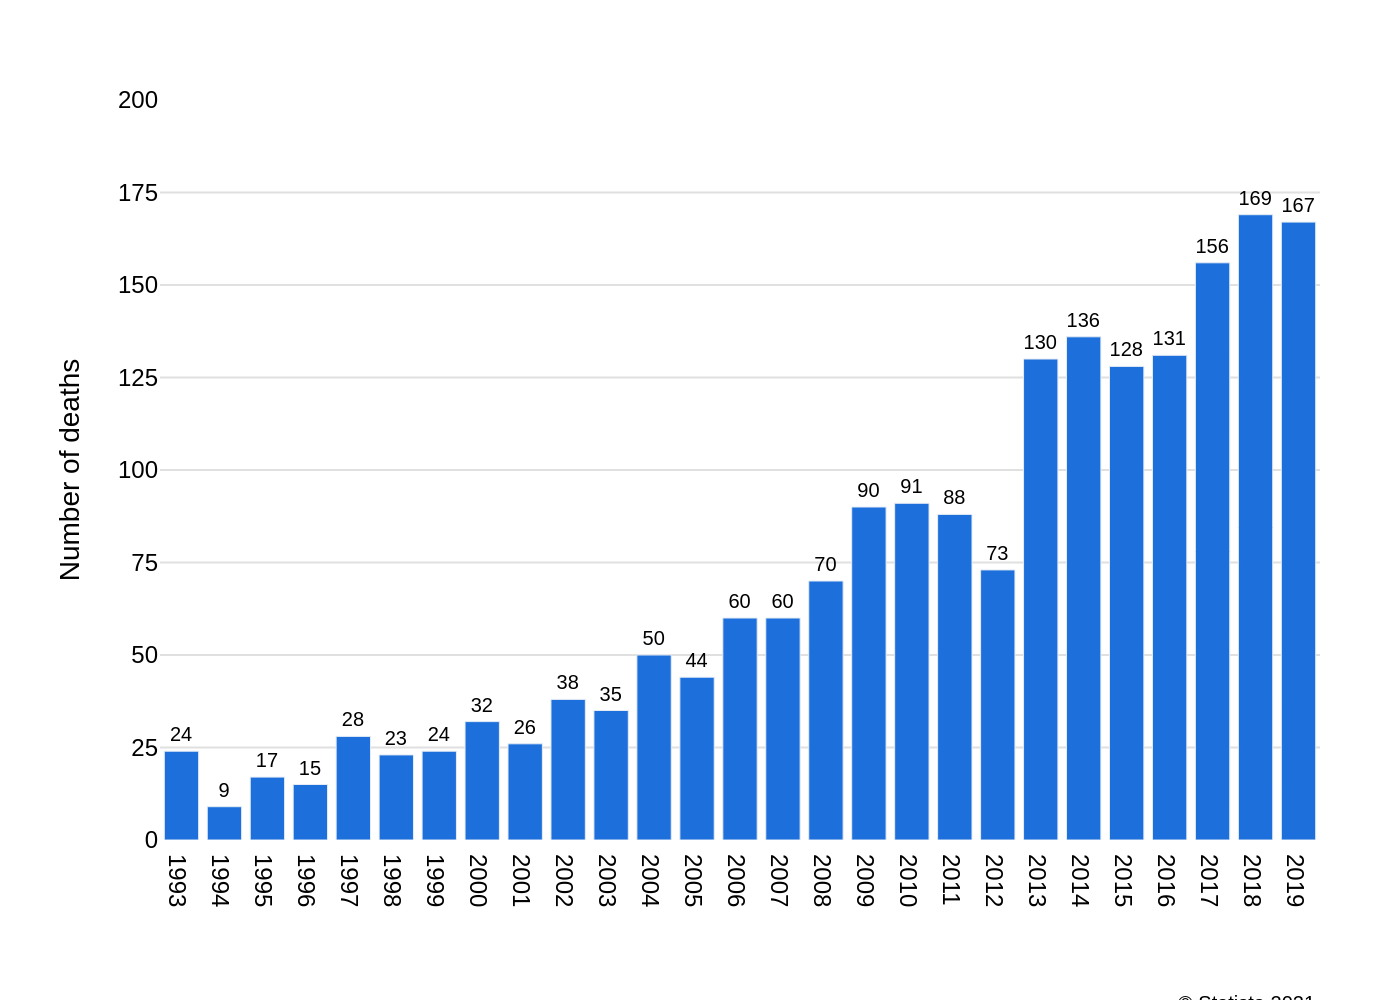

Reproduce this figure in Python.
import sys
import json
import pathlib
import plotly.graph_objects as go

if len(sys.argv) != 2:
    print(f"Usage: python {pathlib.Path(__file__).name} <json_file_path>")
    sys.exit(1)

json_path = pathlib.Path(sys.argv[1])
if not json_path.is_file():
    print(f"Error: File not found at {json_path}")
    sys.exit(1)

with open(json_path, 'r', encoding='utf-8') as f:
    chart_info = json.load(f)

chart_data = chart_info['chart_data']
texts = chart_info['texts']
colors = chart_info['colors']

categories = [item['category'] for item in chart_data]
values = [item['value'] for item in chart_data]

fig = go.Figure()

fig.add_trace(go.Bar(
    x=categories,
    y=values,
    text=values,
    textposition='outside',
    marker_color=colors[0],
    cliponaxis=False,
    textfont=dict(
        family="Arial",
        size=10,
        color='black'
    )
))

title_text = texts.get('title') if texts.get('title') else ""
if texts.get('subtitle'):
    title_text += f"<br><sub>{texts['subtitle']}</sub>"

fig.update_layout(
    font=dict(family="Arial", size=12, color="black"),
    title=dict(
        text=title_text,
        automargin=True,
        yref='container',
        y=0.95
    ),
    plot_bgcolor='white',
    yaxis=dict(
        title=texts['y_axis_title'],
        range=[0, 200],
        tickmode='linear',
        tick0=0,
        dtick=25,
        showgrid=True,
        gridcolor='#e0e0e0'
    ),
    xaxis=dict(
        title=texts['x_axis_title'],
        showgrid=False,
        type='category'
    ),
    showlegend=False,
    margin=dict(t=50, b=80, l=80, r=40),
    annotations=[
        dict(
            text=texts['source'],
            showarrow=False,
            xref='paper', yref='paper',
            x=1.0, y=-0.2,
            xanchor='right', yanchor='top',
            align='right',
            font=dict(size=10)
        )
    ]
)

output_filename = json_path.stem + ".png"
fig.write_image(output_filename, scale=2)
print(f"Chart saved to {output_filename}")
